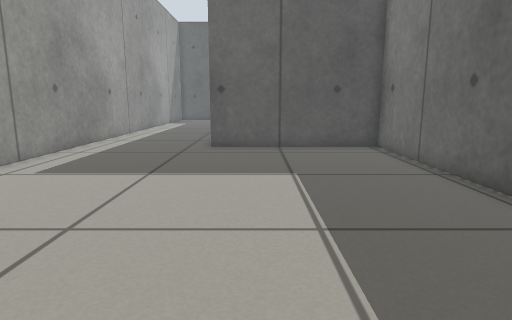
view 1 (above)

12 first-person views from a walk through a robot-simulator world made for Gazebo. The camera is 0.5 m above the floor, tilts 10° down and sees 75° across. The floor is counted in squares, 0.25 m on a side. Each view is taken from the middle of a square. On the plan, view 1 faces up. The plan holds only what a view shows up to about 18 squares ahead; the rest is blank. The place goes on beyond the plan.

view 2
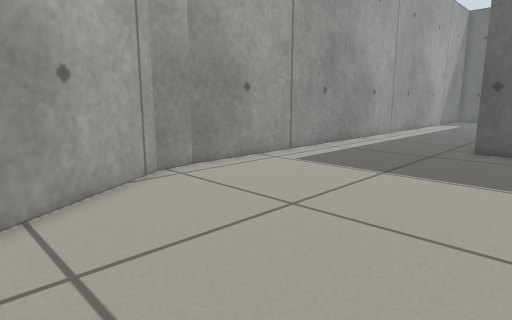

view 3
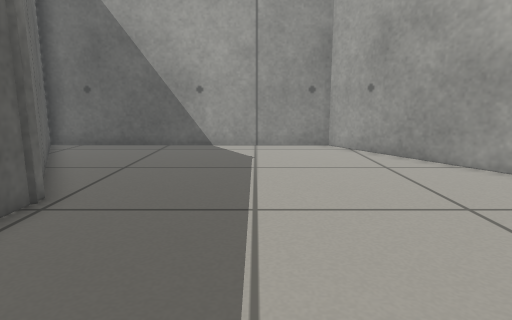

view 4
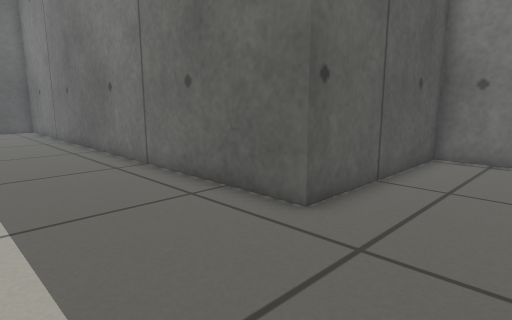

view 5
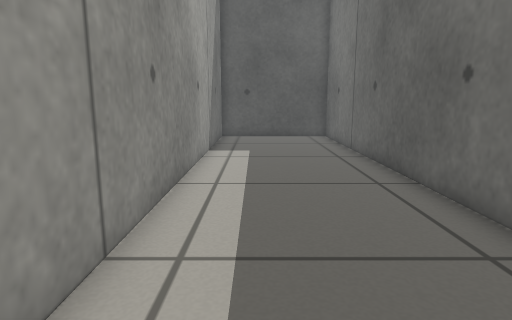

view 6
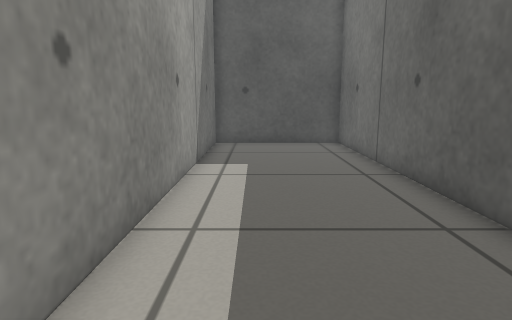

view 7
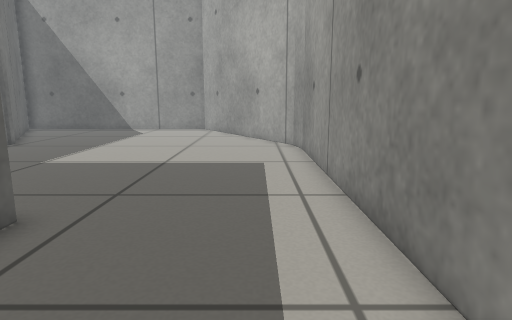

view 8
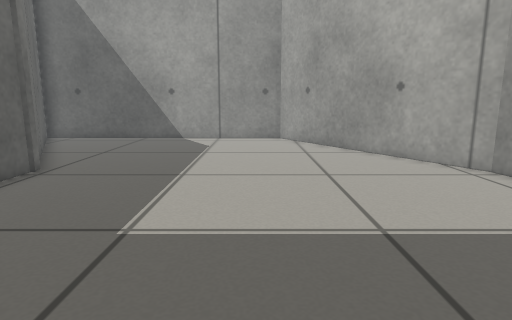

view 9
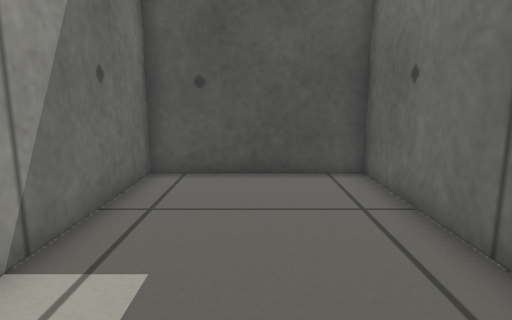

view 10
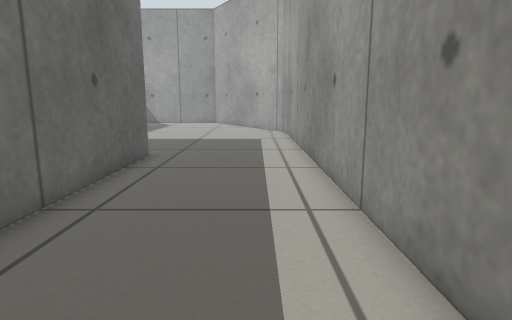

view 11
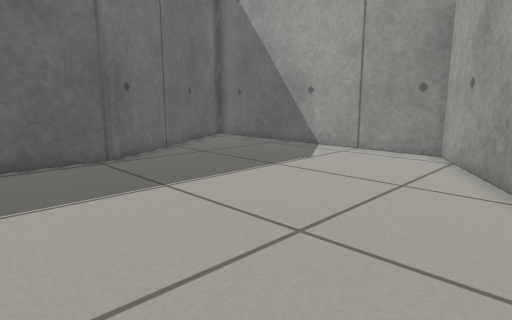

view 12
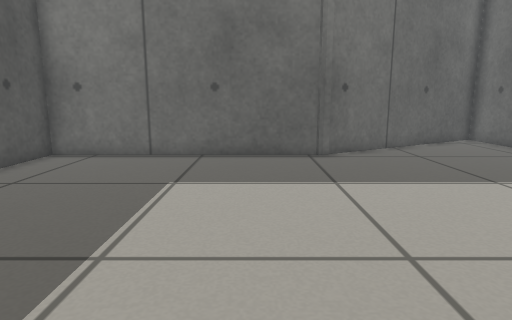

### Floor plan
Points are (right, up) in squares from view 1. A wall is a line through its corners. A room is listed if a view was taken in it or the views show most of it. See-through windows are left out.
Room 1 (views 1, 2, 3, 4, 5, 6, 7, 8, 9, 10, 11, 12)
walls: (-8, 6.1) (-7.7, 4.6) (-2.3, -4.1) (10.4, -4.1) (5.3, 4.7); (5.4, 4.2) (5.4, 14.7) (-2, 14.7) (-2, 36.1) (-7.9, 36.1) (-7.9, 6)

Positions as (right, up) in squares from view 1, and headings:
1: (0, 0), facing up
2: (1, 0), facing up-left
3: (1, 11), facing down
4: (-7, 11), facing up-right
5: (-6, 17), facing up
6: (-6, 20), facing up
7: (-6, 20), facing down
8: (-1, 14), facing down
9: (-5, 27), facing up
10: (-6, 27), facing down
11: (-6, 9), facing down-right
12: (-7, 7), facing right
